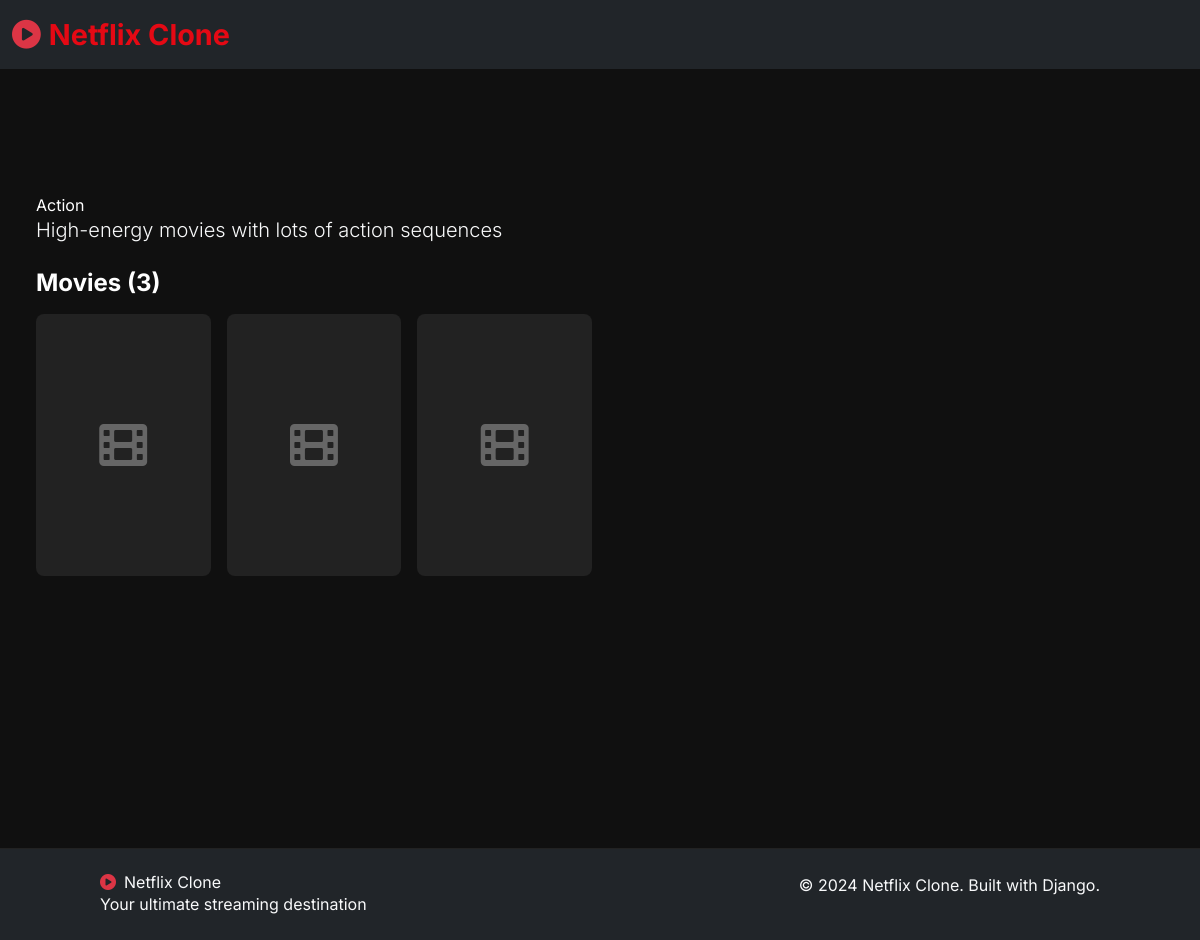
Screenshot of /genre/1/ with the database file from the repository.
### content/models.py (models this page shows, shortened)
class Genre(models.Model):
    name = models.CharField(max_length=100, unique=True)
    description = models.TextField(blank=True)
    class Meta:
        ordering = ['name']

class Movie(models.Model):
    title = models.CharField(max_length=200)
    description = models.TextField()
    release_date = models.DateField()
    duration = models.IntegerField(help_text="Duration in minutes")
    rating = models.DecimalField(max_digits=3, decimal_places=1, validators=[MinValueValidator(0), MaxValueValidator(10)])
    poster = models.ImageField(upload_to='posters/', null=True, blank=True)
    trailer_url = models.URLField(blank=True)
    genres = models.ManyToManyField(Genre, related_name='movies')
    featured = models.BooleanField(default=False)
    created_at = models.DateTimeField(auto_now_add=True)
    updated_at = models.DateTimeField(auto_now=True)
    class Meta:
        ordering = ['-created_at']

### content/views.py (the view)
# urls.py: path('genre/<int:genre_id>/', views.genre_view, name='genre_view'),
def genre_view(request, genre_id):
    genre = get_object_or_404(Genre, id=genre_id)
    movies = Movie.objects.filter(genres=genre)
    tvshows = TVShow.objects.filter(genres=genre)
    context = {
        'genre': genre,
        'movies': movies,
        'tvshows': tvshows,
    }
    return render(request, 'content/genre_view.html', context)

### content/templates/content/genre_view.html (shortened to what this page needs)
{% extends 'base.html' %}
{% load static %}
{% block content %}
<div class="container-fluid py-4">
    <div class="row">
        <div class="col-12">
            <div class="genre-header mb-4">
                <h1 class="text-white">{{ genre.name }}</h1>
                {% if genre.description %}
                <p class="text-light lead">{{ genre.description }}</p>
                {% endif %}
            </div>
            {% if movies %}
            <section class="mb-5">
                <h2 class="text-white mb-3">Movies ({{ movies.count }})</h2>
                <div class="row g-3">
                    {% for movie in movies %}
                    <div class="col-6 col-md-4 col-lg-3 col-xl-2">
                        <div class="movie-card">
                            <div class="movie-poster">
                                {% if movie.poster %}
                                <img src="{{ movie.poster.url }}" alt="{{ movie.title }}" class="img-fluid">
                                {% else %}
                                <div class="placeholder-poster">
                                    <i class="fas fa-film"></i>
                                </div>
                                {% endif %}
                            </div>
                        </div>
                    </div>
                    {% endfor %}
                </div>
            </section>
            {% endif %}
        </div>
    </div>
</div>
{% endblock %}

### content/static/css/style.css (style rules this page uses)
:root { --netflix-red: #e50914; --netflix-black: #141414; --netflix-dark-gray: #222222; --netflix-light-gray: #666666; --netflix-white: #ffffff; }
body { background-color: var(--netflix-black); color: var(--netflix-white); font-family: 'Helvetica Neue', Arial, sans-serif; }
.movie-card { position: relative; border-radius: 8px; overflow: hidden; transition: transform 0.3s ease, box-shadow 0.3s ease; cursor: pointer; }
.movie-poster { position: relative; aspect-ratio: 2/3; overflow: hidden; }
.placeholder-poster { width: 100%; height: 100%; background: var(--netflix-dark-gray); display: flex; align-items: center; justify-content: center; font-size: 3rem; color: var(--netflix-light-gray); }
section h2 { font-weight: 700; font-size: 1.5rem; }

### templates/base.html (style rules this page uses)
html, body { font-family: 'Inter', system-ui, -apple-system, Segoe UI, Roboto, Ubuntu, Cantarell, 'Helvetica Neue', Arial, 'Noto Sans', 'Apple Color Emoji', 'Segoe UI Emoji', 'Segoe UI Symbol', 'Noto Color Emoji'; }

### rows the page displays
Genre: name "Action", description "High-energy movies with lots of action sequences"

### other values shown
{{ movies.count }} "3"
